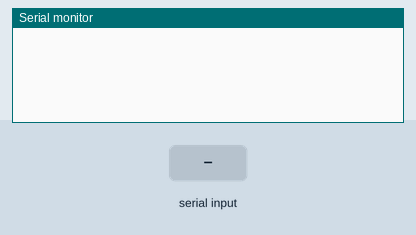
Simulated run of this sketch. Board: Arduino Uno, built with avr-gcc and run on an emulated ATmega328P. Parts: the last lines printed to the serial monitor. The inputs (shaded band) are chosen by the test bench.

Above: at 1.2 s.
1.3 s: "open" received over Serial
At 3.2 s:
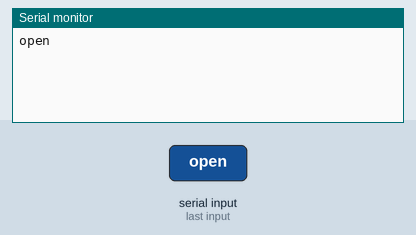
3.8 s: "close" received over Serial
At 6.3 s:
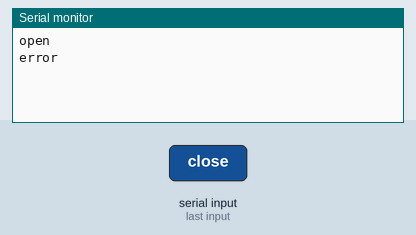

Measured:
- after the input at 1.3 s, the serial monitor: prints a new line after 1.0 s (image 1)
- after the input at 3.8 s, the serial monitor: prints a new line after 1.0 s (image 2)

The sketch:

SerialReadTest.ino
```cpp
void setup() {
  Serial.begin(9600);
}

bool openDoor(){
 return true;
 //TODO: control motor to open door
 //Return true if it was able to open the door
  }
bool closeDoor(){
 //TODO: control motor to close door
 //Return true if it was able to close the door
 return false;
  }

void loop() {
  if (Serial.available() > 0) {
   String tekst = Serial.readString();
   tekst.trim();
   //Check Serial Input
    //If input is "open", open the door.
   if (tekst == "open"){
    if(openDoor()){
      Serial.println("open");
    } else {
      Serial.println("error");
    }
    //If input is "close", close the door.
   } else if(tekst == "close"){
    if(closeDoor()){
     Serial.println("close");
    } else {
     Serial.println("error");
    }
  }
 }
}
```
